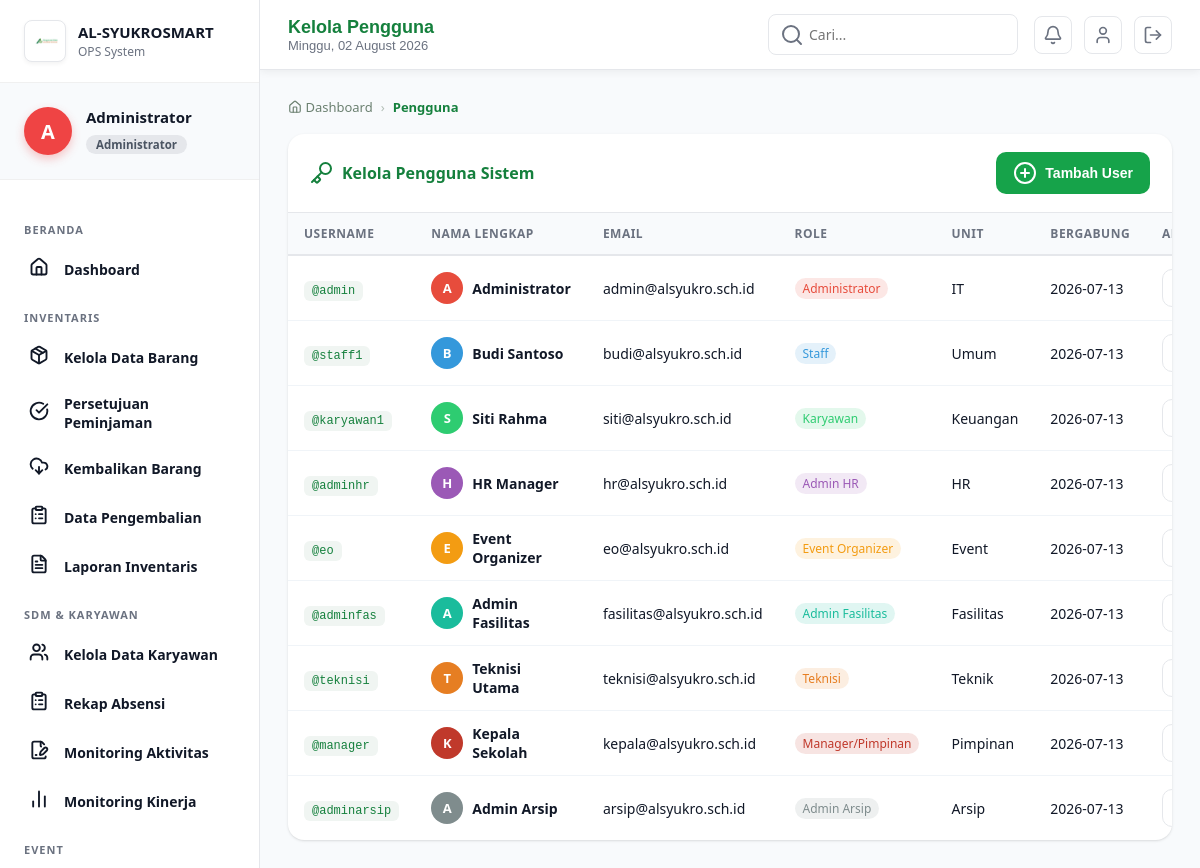
Page /dashboard.php?mod=users (signed in) on the committed database.
### tables this page shows
CREATE TABLE `users` (
  `id` int(11) NOT NULL,
  `name` varchar(100) NOT NULL,
  `username` varchar(50) NOT NULL,
  `email` varchar(100) NOT NULL,
  `password` varchar(255) NOT NULL,
  `role` varchar(50) NOT NULL,
  `unit` varchar(50) DEFAULT NULL,
  `created_at` date DEFAULT NULL
);

### config/auth.php (called while the page is built, shortened)
<?php
require_once __DIR__ . '/database.php';
function getUsers() {
    global $conn;
    $users = [];
    $res = $conn->query("SELECT * FROM users");
    if ($res) {
        $users = $res->fetch_all(MYSQLI_ASSOC);
    }
    return $users;
}
function isLoggedIn() {
    return isset($_SESSION['user_id']);
}
function getCurrentUser() {
    global $conn;
    $stmt = $conn->prepare("SELECT * FROM users WHERE id=?");
    $stmt->bind_param("i", $_SESSION['user_id']);
    $stmt->execute();
    return $stmt->get_result()->fetch_assoc();
}
function getRoleName($role) {
    $roles = [
        'admin' => 'Administrator',
        'staff' => 'Staff',
        'karyawan' => 'Karyawan',
        'admin_hr' => 'Admin HR',
        'eo' => 'Event Organizer',
        'admin_fasilitas' => 'Admin Fasilitas',
        'teknisi' => 'Teknisi',
        'manager' => 'Manager/Pimpinan',
        'admin_arsip' => 'Admin Arsip'
    ];
    return $roles[$role] ?? $role;
}
function getRoleColor($role) {
    $colors = [
        'admin' => '#e74c3c',
        'staff' => '#3498db',
        'karyawan' => '#2ecc71',
        'admin_hr' => '#9b59b6',
        'eo' => '#f39c12',
        'admin_fasilitas' => '#1abc9c',
        'teknisi' => '#e67e22',
        'manager' => '#c0392b',
        'admin_arsip' => '#7f8c8d'
    ];
    return $colors[$role] ?? '#95a5a6';
}

### dashboard.php (the view, shortened to what this page needs)
<?php
require_once 'config/auth.php';
$mod       = $_GET['mod'] ?? '';
$sub       = $_GET['sub'] ?? '';
$today     = date('d F Y');
$dayNames  = ['Sunday'=>'Minggu','Monday'=>'Senin','Tuesday'=>'Selasa','Wednesday'=>'Rabu','Thursday'=>'Kamis','Friday'=>'Jumat','Saturday'=>'Sabtu'];
$dayName   = $dayNames[date('l')];
$modTitles=[''=>'Dashboard','inventory'=>'Inventaris & Peminjaman','karyawan'=>'Manajemen Karyawan',
    'absensi'=>'Absensi','aktivitas'=>'Aktivitas Harian','event'=>'Event Management',
    'maintenance'=>'Maintenance Fasilitas','arsip'=>'Arsip Digital','laporan'=>'Laporan & Analitik',
    'notifikasi'=>'Notifikasi','users'=>'Kelola Pengguna','profile'=>'Profil Saya'];
$subTitles=['barang'=>'Kelola Data Barang','approval'=>'Persetujuan Peminjaman','laporan_inv'=>'Laporan Inventaris',
    'pinjam'=>'Pinjam Barang','kembali'=>'Kembalikan Barang','riwayat'=>'Riwayat Peminjaman',
    'data_karyawan'=>'Kelola Data Karyawan','rekap_absensi'=>'Rekap Absensi',
    'monitoring_aktivitas'=>'Monitoring Aktivitas','monitoring_kinerja'=>'Monitoring Kinerja',
    'profil'=>'Lihat/Edit Profil','absensi_harian'=>'Absensi Harian','cek_absensi'=>'Cek Absensi',
    'input_aktivitas'=>'Input Aktivitas Harian','riwayat_aktivitas'=>'Riwayat Aktivitas',
    'buat_event'=>'Buat Event','kelola_event'=>'Kelola/Edit Event','assign'=>'Assign Personel & Fasilitas',
    'update_status'=>'Update Status Event','laporan_event'=>'Laporan Event',
    'approval_event'=>'Approval Event','monitoring_event'=>'Monitoring Event',
    'daftar_event'=>'Daftar Event','evaluasi_event'=>'Evaluasi Event',
    'event_saya'=>'Event Saya','reminder'=>'Lihat Reminder',
    'kelola_fasilitas'=>'Kelola Data Fasilitas','jadwal_maint'=>'Jadwal Maintenance',
    'laporan_maint'=>'Laporan Maintenance','tugas_maint'=>'Lihat Tugas',
    'proses_maint'=>'Proses/Update Status','request_maint'=>'Request Maintenance',
    'lacak_request'=>'Lacak Request','kelola_arsip'=>'Kelola Arsip Digital',
    'klasifikasi'=>'Kelola Klasifikasi Arsip','pencarian_arsip'=>'Pencarian Arsip',
    'backup_restore'=>'Backup & Restore','cari_arsip'=>'Cari Arsip',
    'upload_dok'=>'Upload Dokumen','riwayat_arsip'=>'Riwayat Upload',
    'lihat_arsip'=>'Lihat Arsip','laporan_arsip'=>'Laporan Arsip',
    'dashboard_analitik'=>'Dashboard Analitik','generate_laporan'=>'Generate Laporan Analitik',
    'laporan_sdm'=>'Laporan SDM','laporan_kinerja'=>'Laporan Kinerja'];
$pageTitle = ($sub && isset($subTitles[$sub])) ? $subTitles[$sub] : ($modTitles[$mod] ?? 'Dashboard');
?>
<!DOCTYPE html>
<html lang="id">
<head>
<link rel="stylesheet" href="css/style.css?v=<?= time() ?>">
</head>
<body>
<div class="app-layout">
<?php include 'config/sidebar.php'; ?>
<div class="main-content">
<header class="topbar">
    <div class="topbar-title"><?= htmlspecialchars($pageTitle) ?><span><?= $dayName ?>, <?= $today ?></span></div>
    <div class="topbar-search" style="margin-right:auto; margin-left: 15px; display:flex; align-items:center; flex: 1; max-width: 250px;">
        <div class="search-input-wrap" style="width: 100%;">
            <input type="text" placeholder="Cari..." style="width: 100%;">
        </div>
    </div>
    <div class="topbar-actions">
        <div style="position:relative;">
            <?php
            $totalNotifItems = 0;
            $notifCount = $totalNotifItems;
            ?>
            <button class="icon-btn" id="notifBtn"><i data-lucide="bell" style="width:20px;height:20px;"></i><?php if($notifCount>0): ?><span class="badge"><?= $notifCount ?></span><?php endif; ?></button>
        </div>
        <a href="dashboard.php?mod=profile" class="icon-btn"><i data-lucide="user" style="width:20px;height:20px;"></i></a>
        <a href="#" class="icon-btn" onclick="openModal('modalLogout')"><i data-lucide="log-out" style="width:20px;height:20px;"></i></a>
    </div>
</header>
<main class="page-content">
<?php
if($mod){
    $ml=['inventory'=>'Inventaris','karyawan'=>'Karyawan','absensi'=>'Absensi','aktivitas'=>'Aktivitas','event'=>'Event','maintenance'=>'Maintenance','arsip'=>'Arsip Digital','laporan'=>'Laporan','notifikasi'=>'Notifikasi','users'=>'Pengguna','profile'=>'Profil'];
    echo '<div class="breadcrumb"><a href="dashboard.php"><i data-lucide="home" style="width:14px;height:14px;display:inline-block;vertical-align:-2px;"></i> Dashboard</a><span style="opacity:.5;margin:0 2px;">&#8250;</span><span class="cur">'.htmlspecialchars($ml[$mod]??$mod).'</span>';
    echo '</div>';
}
switch($mod):
?>
<?php break;
case 'users':
    $allUsers = getUsers();
?>
<div class="card">
    <div class="card-header">
        <div class="card-title"><i data-lucide="key"></i> Kelola Pengguna Sistem</div>
        <button class="btn btn-success" onclick="openModal('modalTambahUser')"><i data-lucide="plus-circle"></i> Tambah User</button>
    </div>
    <div class="table-wrap">
        <table>
            <thead><tr><th>Username</th><th>Nama Lengkap</th><th>Email</th><th>Role</th><th>Unit</th><th>Bergabung</th><th>Aksi</th></tr></thead>
            <tbody>
            <?php foreach($allUsers as $u):
                $rc = getRoleColor($u['role']);
            ?>
            <tr>
                <td><code class="kode">@<?= htmlspecialchars($u['username']) ?></code></td>
                <td>
                    <div style="display:flex;align-items:center;gap:9px;">
                        <div style="width:32px;height:32px;border-radius:50%;background:<?= $rc ?>;display:flex;align-items:center;justify-content:center;color:white;font-weight:700;font-size:13px;flex-shrink:0;"><?= strtoupper($u['name'][0]) ?></div>
                        <strong><?= htmlspecialchars($u['name']) ?></strong>
                    </div>
                </td>
                <td><?= htmlspecialchars($u['email']) ?></td>
                <td><span class="badge" style="background:<?= $rc ?>22;color:<?= $rc ?>;"><?= getRoleName($u['role']) ?></span></td>
                <td><?= htmlspecialchars($u['unit']??'—') ?></td>
                <td><?= $u['created_at']??'—' ?></td>
                <td>
                    <div class="flex gap-2">
                        <button class="btn btn-outline btn-sm" onclick="editUser(<?= htmlspecialchars(json_encode($u)) ?>)"><i data-lucide="pencil"></i> Edit</button>
                    </div>
                </td>
            </tr>
            <?php endforeach; ?>
            </tbody>
        </table>
    </div>
</div>
<?php break;
?>
<?php break;
endswitch;
?>
</main>
</div>
</body>
</html>

### config/sidebar.php (shortened to what this page needs)
<?php
$user        = getCurrentUser();
$role        = $user['role']      ?? 'staff';
$roleName    = getRoleName($role);
$userInitial = strtoupper(substr($user['name'] ?? 'U', 0, 1));
$mod         = $_GET['mod']  ?? '';
$sub         = $_GET['sub']  ?? '';
function sideNavItem($href, $icon, $label, $activeMod, $curMod, $curSub = '', $activeSub = '', $badge = 0, $badgeId = '') {
    $isActive = ($curMod === $activeMod && ($activeSub === '' || $curSub === $activeSub));
    $cls      = $isActive ? 'nav-item active' : 'nav-item';
    $style = ($badge > 0) ? '' : 'display:none;';
    $idAttr = $badgeId ? " id='$badgeId'" : '';
    $bdg = ($badge > 0 || $badgeId) ? "<span class='nav-badge'$idAttr style='$style'>" . ($badge > 0 ? $badge : '') . "</span>" : '';
    return "<a href='$href' class='$cls'><span class='nav-icon'><i data-lucide='$icon' style='width:20px;height:20px;stroke-width:2.25px;'></i></span> $label $bdg</a>";
}
function sideSection($label) {
    return "<div class='nav-section-label'>$label</div>";
}
?>
<?php
global $conn;
$pendingPeminjamanCount = 0;
if (isset($conn)) {
    $resPjm = $conn->query("SELECT COUNT(*) as cnt FROM peminjaman WHERE status='pending'");
    if ($resPjm) $pendingPeminjamanCount = (int)$resPjm->fetch_assoc()['cnt'];
}
?>
<aside class="sidebar">
    <div class="sidebar-header" style="border-bottom: 1px solid #f0f0f0; padding: 20px 24px;">
        <div class="sidebar-brand" style="display:flex; align-items:center; gap:12px;">
            <div class="logo-icon" style="background: white; border: 1px solid #e5e7eb; border-radius: 8px; width: 42px; height: 42px; display: flex; align-items: center; justify-content: center; box-shadow: 0 2px 4px rgba(0,0,0,0.05); flex-shrink: 0;">
                <img src="logo.png" alt="Logo" style="height:20px; width:auto; display:block; object-fit:contain;">
            </div>
            <div class="logo-text">
                <strong style="display:block; font-size:15px; color:#111827; font-weight:800; line-height:1.2;">AL-SYUKROSMART</strong>
                <span style="display:block; font-size:12px; color:#6B7280; margin-top:2px;">OPS System</span>
            </div>
        </div>
    </div>
    <div class="sidebar-user" style="padding: 24px 24px; display: flex; align-items: center; gap: 14px; background: #f8fafc; border-bottom: 1px solid #f0f0f0; margin-bottom: 10px;">
        <div class="user-avatar" style="width: 48px; height: 48px; font-size: 20px; background: #EF4444; color: white; border-radius: 50%; display: flex; align-items: center; justify-content: center; font-weight: bold; box-shadow: 0 4px 10px rgba(239, 68, 68, 0.3); flex-shrink: 0;">
            <?= $userInitial ?>
        </div>
        <div class="user-info">
            <strong style="display: block; font-size: 15px; color: #111827; font-weight: 700; margin-bottom: 4px;"><?= htmlspecialchars($user['name'] ?? 'User') ?></strong>
            <span style="display: inline-block; font-size: 11.5px; color: #4B5563; background: #E5E7EB; padding: 2px 10px; border-radius: 12px; font-weight: 600;"><?= $roleName ?></span>
        </div>
    </div>
    <nav class="sidebar-nav">
        <?= sideSection('Beranda') ?>
        <?= sideNavItem('dashboard.php', 'home', 'Dashboard', '', $mod) ?>
        <?php if ($role === 'admin'): ?>
        <?= sideSection('Inventaris') ?>
        <?= sideNavItem('dashboard.php?mod=inventory&sub=barang',     'package', 'Kelola Data Barang',       'inventory', $mod, $sub, 'barang') ?>
        <?= sideNavItem('dashboard.php?mod=inventory&sub=approval',   'check-circle', 'Persetujuan Peminjaman',   'inventory', $mod, $sub, 'approval', $pendingPeminjamanCount, 'badge-peminjaman') ?>
        <?= sideNavItem('dashboard.php?mod=inventory&sub=kembali',    'download-cloud', 'Kembalikan Barang',      'inventory', $mod, $sub, 'kembali') ?>
        <?= sideNavItem('dashboard.php?mod=inventory&sub=riwayat',    'clipboard-list', 'Data Pengembalian',        'inventory', $mod, $sub, 'riwayat') ?>
        <?= sideNavItem('dashboard.php?mod=inventory&sub=laporan_inv','file-text', 'Laporan Inventaris',       'inventory', $mod, $sub, 'laporan_inv') ?>
        <?= sideSection('SDM & Karyawan') ?>
        <?= sideNavItem('dashboard.php?mod=karyawan&sub=data_karyawan',       'users','Kelola Data Karyawan',  'karyawan',$mod,$sub,'data_karyawan') ?>
        <?= sideNavItem('dashboard.php?mod=karyawan&sub=rekap_absensi',       'clipboard-list','Rekap Absensi',          'karyawan',$mod,$sub,'rekap_absensi') ?>
        <?= sideNavItem('dashboard.php?mod=karyawan&sub=monitoring_aktivitas','file-signature','Monitoring Aktivitas',   'karyawan',$mod,$sub,'monitoring_aktivitas') ?>
        <?= sideNavItem('dashboard.php?mod=karyawan&sub=monitoring_kinerja',  'bar-chart-2','Monitoring Kinerja',     'karyawan',$mod,$sub,'monitoring_kinerja') ?>
        <?= sideSection('Event') ?>
        <?php endif; ?>
    </nav>
</aside>

### dashboard.php (style rules this page uses)
.breadcrumb { font-size: 14px; color: var(--text-light); margin-bottom: 20px; display: flex; align-items: center; gap: 8px; flex-wrap: wrap; font-weight: 500; }
.breadcrumb a { color: var(--text-light); text-decoration: none; transition: var(--transition); }
.breadcrumb .cur { color: var(--text); font-weight: 600; }
.breadcrumb { display:flex;align-items:center;gap:6px;font-size:13px;color:#6b8070;margin-bottom:18px;flex-wrap:wrap; }
.breadcrumb a { color:#6b8070;text-decoration:none;transition:.2s; }
.breadcrumb .cur { color:var(--primary-dark);font-weight:600; }
.kode { background:#f0f5f2;padding:3px 8px;border-radius:6px;font-size:12px;font-family:monospace;color:var(--primary-dark); }

### rows in the picture
users: name "A", name "Administrator", role "Administrator", username "admin", email "admin@alsyukro.sch.id", unit "IT", created_at "2026-07-13"
users: username "staff1", name "B", name "Budi Santoso", email "budi@alsyukro.sch.id", role "Staff", unit "Umum", created_at "2026-07-13"
users: username "karyawan1", name "S", name "Siti Rahma", email "siti@alsyukro.sch.id", role "Karyawan", unit "Keuangan", created_at "2026-07-13"
users: username "adminhr", name "H", name "HR Manager", email "hr@alsyukro.sch.id", role "Admin HR", unit "HR", created_at "2026-07-13"
users: username "eo", name "E", name "Event Organizer", email "eo@alsyukro.sch.id", role "Event Organizer", unit "Event", created_at "2026-07-13"
users: username "adminfas", name "A", name "Admin Fasilitas", email "fasilitas@alsyukro.sch.id", role "Admin Fasilitas", unit "Fasilitas", created_at "2026-07-13"
users: username "teknisi", name "T", name "Teknisi Utama", email "teknisi@alsyukro.sch.id", role "Teknisi", unit "Teknik", created_at "2026-07-13"
users: username "manager", name "K", name "Kepala Sekolah", email "kepala@alsyukro.sch.id", role "Manager/Pimpinan", unit "Pimpinan", created_at "2026-07-13"
users: username "adminarsip", name "A", name "Admin Arsip", email "arsip@alsyukro.sch.id", role "Admin Arsip", unit "Arsip", created_at "2026-07-13"

### other values in the picture
$label "BERANDA INVENTARIS SDM & KARYAWAN EVENT"
$label "Dashboard Kelola Data Barang Persetujuan Peminjaman Kembalikan Barang Data Pengembalian Laporan Inventaris Kelola Data Karyawan Rekap Absensi Monitoring Aktivitas Monitoring Kinerja"
$pageTitle "Kelola Pengguna"
$ml[$mod] "Pengguna"
